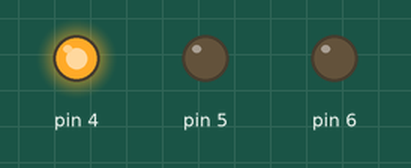
A sketch run on a simulated Arduino Uno, built with avr-gcc and run on an emulated ATmega328P. Parts: output pins drawn as LEDs (lit = HIGH).

Above: at 0.05 s.
At 1.45 s:
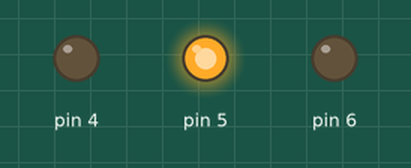
At 2.8 s:
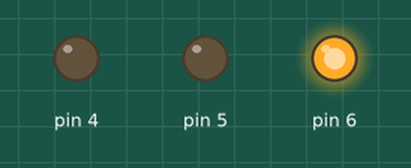
Timing chart, 0 to 3.1 s (numbered marks = the images above):
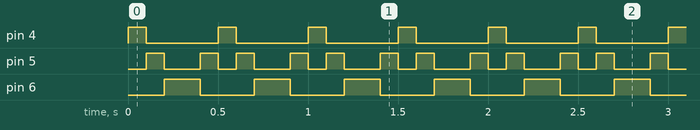

The sketch:

Exp2_LED_Chaser.ino
```cpp
/*Program for LED chaser back and forth.
  Pin 4, 5, 6 and 7 are connected
 */

void setup() {
  for (int i=4; i<7; i=i+1){    // counting the variable i from 0 to 9
    pinMode(i, OUTPUT);            // initialising the pin at index i of the array of pins as OUTPUT
  }
}

void loop() {
  for (int i=4; i<7; i=i+1){    // chasing right
    digitalWrite(i, HIGH);         // switching the LED at index i on
    delay(100);                          // stopping the program for 100 milliseconds
    digitalWrite(i, LOW);          // switching the LED at index i off
  }
  for (int i=6; i>4; i=i-1){   // chasing left (except the outer leds)
    digitalWrite(i, HIGH);         // switching the LED at index i on
    delay(100);                          // stopping the program for 100 milliseconds
    digitalWrite(i, LOW);          // switching the LED at index i off
  }
}
```

Measured:
- by itself, pin 4: alternates HIGH for 0.10 s and LOW for 0.40 s
- by itself, pin 5: repeats every 0.50 s: LOW 0.20 s, HIGH 0.10 s, LOW 0.10 s, HIGH 0.10 s
- by itself, pin 6: alternates HIGH for 0.20 s and LOW for 0.30 s
